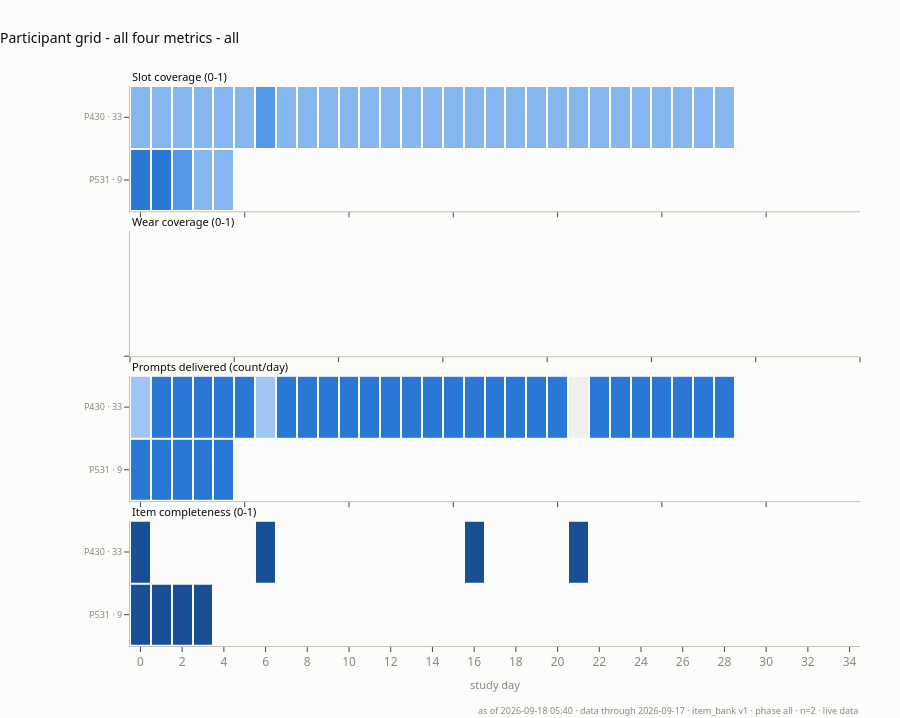

Notebook code for this chart:
### Code cell
# All four metrics stacked, for export. The dropdown above is dead in a PNG or
# a PDF, so the report view needs every metric on the page at once.
plot_grid_small_multiples("all")

### Figure 1 — Plotly figure (JSON) as saved in the notebook; plotly's stock layout.template omitted (floating-point values rounded to 4 significant figures)
{"data": [{"colorbar": {"outlinewidth": 0, "thickness": 10, "tickfont": {"size": 10}, "title": {"font": {"size": 11}, "side": "right", "text": "Slot coverage (0-1)"}}, "colorscale": [[0, "#86b6ef"], [0.25, "#86b6ef"], [0.25, "#5598e7"], [0.5, "#5598e7"], [0.5, "#2a78d6"], [0.75, "#2a78d6"], [0.75, "#184f95"], [1, "#184f95"]], "customdata": [["2026-08-21", "2026-08-22", "2026-08-23", "2026-08-24", "2026-08-25", "2026-08-26", "2026-08-27", "2026-08-28", "2026-08-29", "2026-08-30", "2026-08-31", "2026-09-01", "2026-09-02", "2026-09-03", "2026-09-04", "2026-09-05", "2026-09-06", "2026-09-07", "2026-09-08", "2026-09-09", "2026-09-10", "2026-09-11", "2026-09-12", "2026-09-13", "2026-09-14", "2026-09-15", "2026-09-16", "2026-09-17", "2026-09-18", "None", "None", "None", "None", "None", "None"], ["2026-09-14", "2026-09-15", "2026-09-16", "2026-09-17", "2026-09-18", "None", "None", "None", "None", "None", "None", "None", "None", "None", "None", "None", "None", "None", "None", "None", "None", "None", "None", "None", "None", "None", "None", "None", "None", "None", "None", "None", "None", "None", "None"]], "hoverongaps": false, "hovertemplate": "%{y}<br>study day %{x}<br>%{customdata}<br>Slot coverage (0-1): %{z}<extra></extra>", "showscale": false, "textfont": {"color": "#fcfcfb", "size": 8}, "type": "heatmap", "visible": true, "x": ["0", "1", "2", "3", "4", "5", "6", "7", "8", "9", "10", "11", "12", "13", "14", "15", "16", "17", "18", "19", "20", "21", "22", "23", "24", "25", "26", "27", "28", "29", "30", "31", "32", "33", "34"], "xaxis": "x", "xgap": 2, "y": ["P430 · 33", "P531 · 9"], "yaxis": "y", "ygap": 2, "z": [[0, 0, 0, 0, 0, 0, 0.3333, 0, 0, 0, 0, 0, 0, 0, 0, 0, 0, 0, 0, 0, 0, 0, 0, 0, 0, 0, 0, 0, 0, null, null, null, null, null, null], [0.5, 0.5, 0.3333, 0.1667, 0, null, null, null, null, null, null, null, null, null, null, null, null, null, null, null, null, null, null, null, null, null, null, null, null, null, null, null, null, null, null]], "zmax": 1, "zmin": 0}, {"colorbar": {"outlinewidth": 0, "thickness": 10, "tickfont": {"size": 10}, "title": {"font": {"size": 11}, "side": "right", "text": "Wear coverage (0-1)"}}, "colorscale": [[0, "#86b6ef"], [0.25, "#86b6ef"], [0.25, "#5598e7"], [0.5, "#5598e7"], [0.5, "#2a78d6"], [0.75, "#2a78d6"], [0.75, "#184f95"], [1, "#184f95"]], "customdata": [["2026-08-21", "2026-08-22", "2026-08-23", "2026-08-24", "2026-08-25", "2026-08-26", "2026-08-27", "2026-08-28", "2026-08-29", "2026-08-30", "2026-08-31", "2026-09-01", "2026-09-02", "2026-09-03", "2026-09-04", "2026-09-05", "2026-09-06", "2026-09-07", "2026-09-08", "2026-09-09", "2026-09-10", "2026-09-11", "2026-09-12", "2026-09-13", "2026-09-14", "2026-09-15", "2026-09-16", "2026-09-17", "2026-09-18", "None", "None", "None", "None", "None", "None"], ["2026-09-14", "2026-09-15", "2026-09-16", "2026-09-17", "2026-09-18", "None", "None", "None", "None", "None", "None", "None", "None", "None", "None", "None", "None", "None", "None", "None", "None", "None", "None", "None", "None", "None", "None", "None", "None", "None", "None", "None", "None", "None", "None"]], "hoverongaps": false, "hovertemplate": "%{y}<br>study day %{x}<br>%{customdata}<br>Wear coverage (0-1): %{z}<extra></extra>", "showscale": false, "textfont": {"color": "#fcfcfb", "size": 8}, "type": "heatmap", "visible": true, "x": ["0", "1", "2", "3", "4", "5", "6", "7", "8", "9", "10", "11", "12", "13", "14", "15", "16", "17", "18", "19", "20", "21", "22", "23", "24", "25", "26", "27", "28", "29", "30", "31", "32", "33", "34"], "xaxis": "x2", "xgap": 2, "y": ["P430 · 33", "P531 · 9"], "yaxis": "y2", "ygap": 2, "z": [[null, null, null, null, null, null, null, null, null, null, null, null, null, null, null, null, null, null, null, null, null, null, null, null, null, null, null, null, null, null, null, null, null, null, null], [null, null, null, null, null, null, null, null, null, null, null, null, null, null, null, null, null, null, null, null, null, null, null, null, null, null, null, null, null, null, null, null, null, null, null]], "zmax": 1, "zmin": 0}, {"colorbar": {"outlinewidth": 0, "thickness": 10, "tickfont": {"size": 10}, "title": {"font": {"size": 11}, "side": "right", "text": "Prompts delivered (count/day)"}}, "colorscale": [[0, "#2a78d6"], [0.25, "#9ec5f4"], [0.5, "#f0efec"], [0.75, "#e08a8a"], [1, "#d03b3b"]], "customdata": [["2026-08-21", "2026-08-22", "2026-08-23", "2026-08-24", "2026-08-25", "2026-08-26", "2026-08-27", "2026-08-28", "2026-08-29", "2026-08-30", "2026-08-31", "2026-09-01", "2026-09-02", "2026-09-03", "2026-09-04", "2026-09-05", "2026-09-06", "2026-09-07", "2026-09-08", "2026-09-09", "2026-09-10", "2026-09-11", "2026-09-12", "2026-09-13", "2026-09-14", "2026-09-15", "2026-09-16", "2026-09-17", "2026-09-18", "None", "None", "None", "None", "None", "None"], ["2026-09-14", "2026-09-15", "2026-09-16", "2026-09-17", "2026-09-18", "None", "None", "None", "None", "None", "None", "None", "None", "None", "None", "None", "None", "None", "None", "None", "None", "None", "None", "None", "None", "None", "None", "None", "None", "None", "None", "None", "None", "None", "None"]], "hoverongaps": false, "hovertemplate": "%{y}<br>study day %{x}<br>%{customdata}<br>Prompts delivered (count/day): %{z}<extra></extra>", "showscale": false, "textfont": {"color": "#0b0b0b", "size": 8}, "type": "heatmap", "visible": true, "x": ["0", "1", "2", "3", "4", "5", "6", "7", "8", "9", "10", "11", "12", "13", "14", "15", "16", "17", "18", "19", "20", "21", "22", "23", "24", "25", "26", "27", "28", "29", "30", "31", "32", "33", "34"], "xaxis": "x3", "xgap": 2, "y": ["P430 · 33", "P531 · 9"], "yaxis": "y3", "ygap": 2, "z": [[1, 0, 0, 0, 0, 0, 1, 0, 0, 0, 0, 0, 0, 0, 0, 0, 0, 0, 0, 0, 0, 2, 0, 0, 0, 0, 0, 0, 0, null, null, null, null, null, null], [0, 0, 0, 0, 0, null, null, null, null, null, null, null, null, null, null, null, null, null, null, null, null, null, null, null, null, null, null, null, null, null, null, null, null, null, null]], "zmax": 4, "zmin": 0}, {"colorbar": {"outlinewidth": 0, "thickness": 10, "tickfont": {"size": 10}, "title": {"font": {"size": 11}, "side": "right", "text": "Item completeness (0-1)"}}, "colorscale": [[0, "#86b6ef"], [0.25, "#86b6ef"], [0.25, "#5598e7"], [0.5, "#5598e7"], [0.5, "#2a78d6"], [0.75, "#2a78d6"], [0.75, "#184f95"], [1, "#184f95"]], "customdata": [["2026-08-21", "2026-08-22", "2026-08-23", "2026-08-24", "2026-08-25", "2026-08-26", "2026-08-27", "2026-08-28", "2026-08-29", "2026-08-30", "2026-08-31", "2026-09-01", "2026-09-02", "2026-09-03", "2026-09-04", "2026-09-05", "2026-09-06", "2026-09-07", "2026-09-08", "2026-09-09", "2026-09-10", "2026-09-11", "2026-09-12", "2026-09-13", "2026-09-14", "2026-09-15", "2026-09-16", "2026-09-17", "2026-09-18", "None", "None", "None", "None", "None", "None"], ["2026-09-14", "2026-09-15", "2026-09-16", "2026-09-17", "2026-09-18", "None", "None", "None", "None", "None", "None", "None", "None", "None", "None", "None", "None", "None", "None", "None", "None", "None", "None", "None", "None", "None", "None", "None", "None", "None", "None", "None", "None", "None", "None"]], "hoverongaps": false, "hovertemplate": "%{y}<br>study day %{x}<br>%{customdata}<br>Item completeness (0-1): %{z}<extra></extra>", "showscale": false, "textfont": {"color": "#fcfcfb", "size": 8}, "type": "heatmap", "visible": true, "x": ["0", "1", "2", "3", "4", "5", "6", "7", "8", "9", "10", "11", "12", "13", "14", "15", "16", "17", "18", "19", "20", "21", "22", "23", "24", "25", "26", "27", "28", "29", "30", "31", "32", "33", "34"], "xaxis": "x4", "xgap": 2, "y": ["P430 · 33", "P531 · 9"], "yaxis": "y4", "ygap": 2, "z": [[1, null, null, null, null, null, 1, null, null, null, null, null, null, null, null, null, 1, null, null, null, null, 1, null, null, null, null, null, null, null, null, null, null, null, null, null], [1, 1, 1, 1, null, null, null, null, null, null, null, null, null, null, null, null, null, null, null, null, null, null, null, null, null, null, null, null, null, null, null, null, null, null, null]], "zmax": 1, "zmin": 0}], "layout": {"annotations": [{"font": {"color": "#0b0b0b", "size": 11}, "showarrow": false, "text": "Slot coverage (0-1)", "x": 0, "xanchor": "left", "xref": "paper", "y": 1, "yanchor": "bottom", "yref": "paper"}, {"font": {"color": "#0b0b0b", "size": 11}, "showarrow": false, "text": "Wear coverage (0-1)", "x": 0, "xanchor": "left", "xref": "paper", "y": 0.7413, "yanchor": "bottom", "yref": "paper"}, {"font": {"color": "#0b0b0b", "size": 11}, "showarrow": false, "text": "Prompts delivered (count/day)", "x": 0, "xanchor": "left", "xref": "paper", "y": 0.4825, "yanchor": "bottom", "yref": "paper"}, {"font": {"color": "#0b0b0b", "size": 11}, "showarrow": false, "text": "Item completeness (0-1)", "x": 0, "xanchor": "left", "xref": "paper", "y": 0.2238, "yanchor": "bottom", "yref": "paper"}, {"font": {"color": "#898781", "family": "system-ui, -apple-system, \"Segoe UI\", sans-serif", "size": 9}, "showarrow": false, "text": "as of 2026-09-18 05:40 · data through 2026-09-17 · item_bank v1 · phase all · n=2 · live data", "x": 1, "xanchor": "right", "xref": "paper", "y": 0, "yanchor": "top", "yref": "paper", "yshift": -56}], "font": {"color": "#52514e", "family": "system-ui, -apple-system, \"Segoe UI\", sans-serif", "size": 12}, "height": 718, "hoverlabel": {"bgcolor": "#fcfcfb", "font": {"color": "#0b0b0b", "family": "system-ui, -apple-system, \"Segoe UI\", sans-serif"}}, "margin": {"b": 72, "l": 130, "r": 40, "t": 86}, "paper_bgcolor": "#fcfcfb", "plot_bgcolor": "#fcfcfb", "showlegend": false, "title": {"font": {"color": "#0b0b0b", "size": 14}, "text": "Participant grid - all four metrics - all", "x": 0, "xanchor": "left"}, "xaxis": {"anchor": "y", "domain": [0, 1], "linecolor": "#c3c2b7", "matches": "x4", "showgrid": false, "showticklabels": false, "tickfont": {"color": "#898781"}, "zeroline": false}, "xaxis2": {"anchor": "y2", "domain": [0, 1], "linecolor": "#c3c2b7", "matches": "x4", "showgrid": false, "showticklabels": false, "tickfont": {"color": "#898781"}, "zeroline": false}, "xaxis3": {"anchor": "y3", "domain": [0, 1], "linecolor": "#c3c2b7", "matches": "x4", "showgrid": false, "showticklabels": false, "tickfont": {"color": "#898781"}, "zeroline": false}, "xaxis4": {"anchor": "y4", "domain": [0, 1], "linecolor": "#c3c2b7", "nticks": 18, "showgrid": false, "tickfont": {"color": "#898781"}, "title": {"font": {"color": "#898781", "size": 11}, "text": "study day"}, "type": "category", "zeroline": false}, "yaxis": {"anchor": "x", "autorange": "reversed", "domain": [0.7762, 1], "linecolor": "#c3c2b7", "showgrid": false, "tickfont": {"color": "#898781", "size": 9}, "type": "category", "zeroline": false}, "yaxis2": {"anchor": "x2", "autorange": "reversed", "domain": [0.5175, 0.7413], "linecolor": "#c3c2b7", "showgrid": false, "tickfont": {"color": "#898781", "size": 9}, "type": "category", "zeroline": false}, "yaxis3": {"anchor": "x3", "autorange": "reversed", "domain": [0.2588, 0.4825], "linecolor": "#c3c2b7", "showgrid": false, "tickfont": {"color": "#898781", "size": 9}, "type": "category", "zeroline": false}, "yaxis4": {"anchor": "x4", "autorange": "reversed", "domain": [0, 0.2238], "linecolor": "#c3c2b7", "showgrid": false, "tickfont": {"color": "#898781", "size": 9}, "type": "category", "zeroline": false}}}
